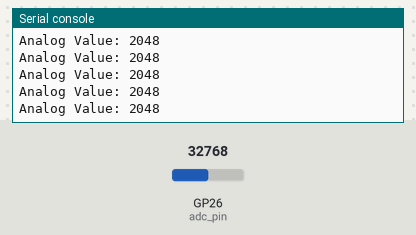
This program was run on a simulated Raspberry Pi Pico running MicroPython. On the bench: the last lines printed to the serial console. The test bench sets the inputs (shaded band); at power-on: GP26 (adc_pin) = 32768 (analog values on the 0–65535 scale).

Above: at 1.2 s.
1.3 s: GP26 (adc_pin) set to 45874
At 1.56 s:
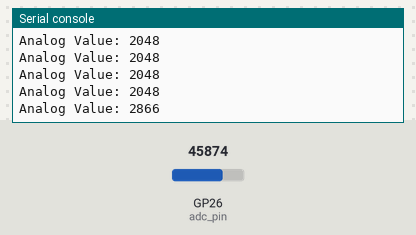
2.8 s: GP26 (adc_pin) set to 57670
At 2.96 s:
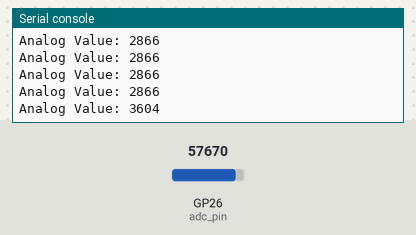
Timing chart, 0 to 5.8 s (numbered marks = the images above; inputs shaded):
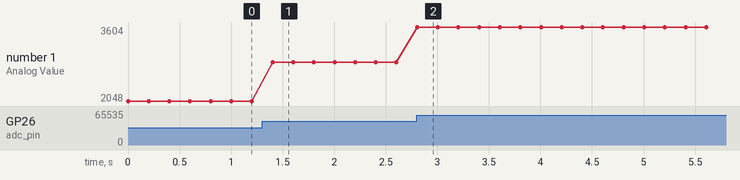

The program:

Job5-2.py
```python
from machine import ADC, Pin
import time

# Define the ADC pin
adc_pin = Pin(26, Pin.IN)

# Create ADC object
adc = ADC(26)

while True:
    analog_value = adc.read()
    print("Analog Value:", analog_value)
    time.sleep(0.2)
```

Measured:
- after the input at 1.3 s, the serial console: prints a new line after 0.10 s (image 1)
- after the input at 2.8 s, the serial console: prints a new line at once (image 2)
- plotted number 1: 2048 → 2866 after the input at 1.3 s, 2866 → 3604 after the input at 2.8 s
